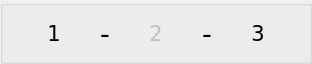
  <widget class="QGroupBox" name="pageNumBox">
   <property name="geometry">
    <rect>
     <x>490</x>
     <y>610</y>
     <width>293</width>
     <height>53</height>
    </rect>
   </property>
   <property name="title">
    <string/>
   </property>
   <property name="flat">
    <bool>true</bool>
   </property>
   <layout class="QHBoxLayout" name="horizontalLayout_2">
    <item>
     <widget class="QPushButton" name="GoTo1">
      <property name="enabled">
       <bool>true</bool>
      </property>
      <property name="font">
       <font>
        <family>Verdana</family>
        <pointsize>16</pointsize>
       </font>
      </property>
      <property name="toolTip">
       <string>Current Page</string>
      </property>
      <property name="text">
       <string>1</string>
      </property>
      <property name="flat">
       <bool>true</bool>
      </property>
     </widget>
    </item>
    <item>
     <widget class="QLabel" name="label_3">
      <property name="font">
       <font>
        <family>Verdana</family>
        <pointsize>20</pointsize>
       </font>
      </property>
      <property name="text">
       <string>-</string>
      </property>
     </widget>
    </item>
    <item>
     <widget class="QPushButton" name="GoTo2">
      <property name="enabled">
       <bool>false</bool>
      </property>
      <property name="font">
       <font>
        <family>Verdana</family>
        <pointsize>16</pointsize>
       </font>
      </property>
      <property name="toolTip">
       <string>Go to Page 2</string>
      </property>
      <property name="text">
       <string>2</string>
      </property>
      <property name="flat">
       <bool>true</bool>
      </property>
     </widget>
    </item>
    <item>
     <widget class="QLabel" name="label_4">
      <property name="font">
       <font>
        <family>Verdana</family>
        <pointsize>20</pointsize>
       </font>
      </property>
      <property name="text">
       <string>-</string>
      </property>
     </widget>
    </item>
    <item>
     <widget class="QPushButton" name="GoTo3">
      <property name="font">
       <font>
        <family>Verdana</family>
        <pointsize>16</pointsize>
       </font>
      </property>
      <property name="toolTip">
       <string>Go to Page 3</string>
      </property>
      <property name="text">
       <string>3</string>
      </property>
      <property name="flat">
       <bool>true</bool>
      </property>
     </widget>
    </item>
   </layout>
  </widget>
